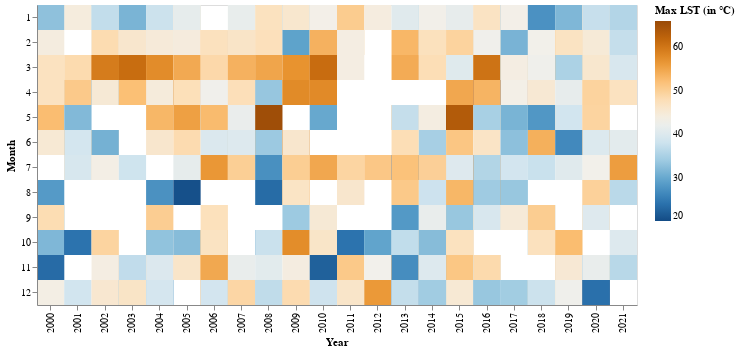

Source (notebook cell):
### Code cell
# maximum LST
alt.Chart(df2).mark_rect().encode(
    x='Year:O',
    y='Month:O',
    color=alt.Color(
        'MaxLST:Q', title = 'Max LST (in °C)', scale=alt.Scale(scheme='blueorange', domain=(20,66 ))),
    tooltip=[
        alt.Tooltip('Year:O', title='Year'),
        alt.Tooltip('Month:O', title='Month'),
        alt.Tooltip('MaxLST:Q', title='LST')
    ]).properties(width=600, height=300)

### Figure 1 — Vega-Lite specification as saved in the notebook (floating-point values rounded to 4 significant figures; data arrays with more than 128 entries replaced by an {"elided": "..."} marker saying what was removed)
{"config": {"view": {"continuousWidth": 400, "continuousHeight": 300}}, "data": {"name": "data-3bc596404f3af2308c9fa4e168c5f11c"}, "mark": "rect", "encoding": {"color": {"field": "MaxLST", "scale": {"domain": [20, 66], "scheme": "blueorange"}, "title": "Max LST (in °C)", "type": "quantitative"}, "tooltip": [{"field": "Year", "title": "Year", "type": "ordinal"}, {"field": "Month", "title": "Month", "type": "ordinal"}, {"field": "MaxLST", "title": "LST", "type": "quantitative"}], "x": {"field": "Year", "type": "ordinal"}, "y": {"field": "Month", "type": "ordinal"}}, "height": 300, "width": 600, "$schema": "https://vega.github.io/schema/vega-lite/v4.17.0.json", "datasets": {"data-3bc596404f3af2308c9fa4e168c5f11c": {"elided": "461 records"}}}
